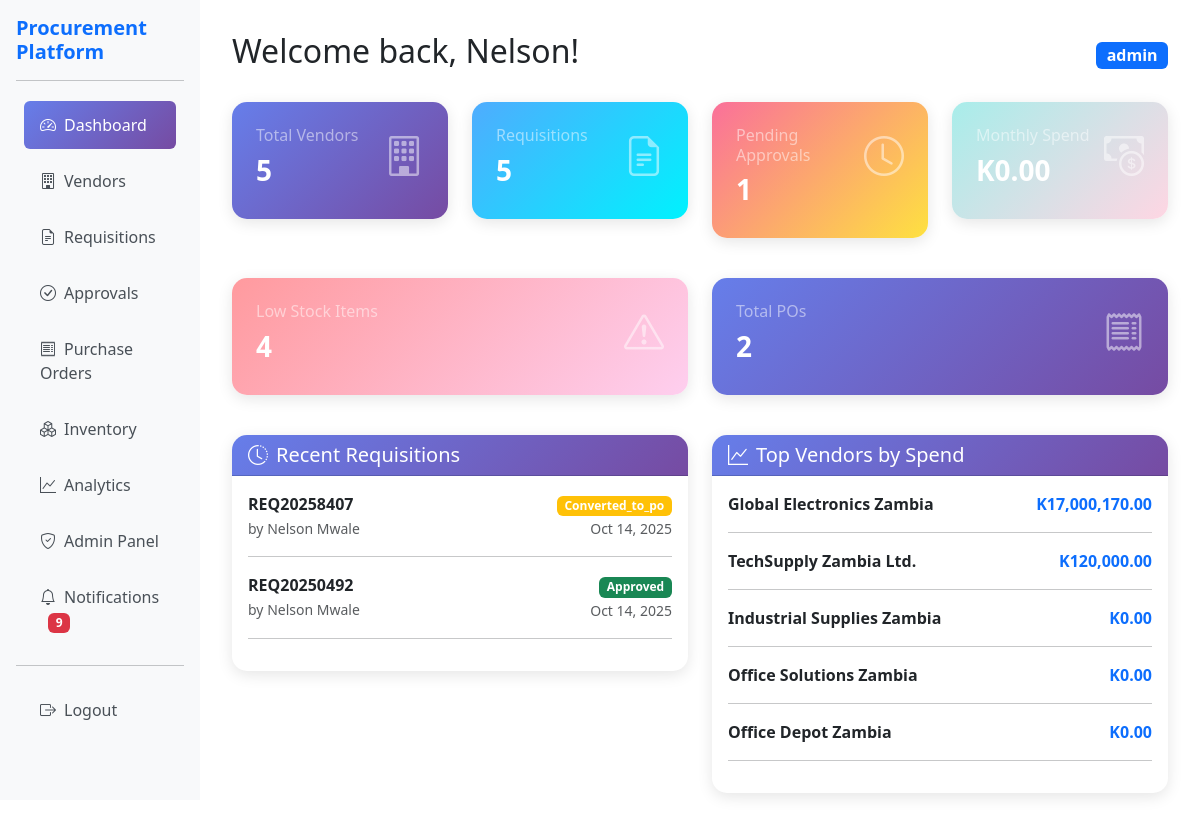
/dashboard.php (signed in), run on the app's committed database.
### tables this page shows
CREATE TABLE `purchase_requisitions` (
  `id` int(11) NOT NULL,
  `requisition_number` varchar(50) NOT NULL,
  `requested_by` int(11) NOT NULL,
  `department` varchar(100) DEFAULT NULL,
  `cost_center` varchar(50) DEFAULT NULL,
  `priority` enum('low','medium','high') DEFAULT 'medium',
  `justification` text DEFAULT NULL,
  `total_amount` decimal(12,2) DEFAULT 0.00,
  `status` enum('draft','submitted','approved','rejected','cancelled','converted_to_po') DEFAULT 'draft',
  `created_at` timestamp NOT NULL DEFAULT current_timestamp(),
  `updated_at` timestamp NOT NULL DEFAULT current_timestamp() ON UPDATE current_timestamp()
);

CREATE TABLE `users` (
  `id` int(11) NOT NULL,
  `username` varchar(50) NOT NULL,
  `email` varchar(100) NOT NULL,
  `password_hash` varchar(255) NOT NULL,
  `first_name` varchar(50) NOT NULL,
  `last_name` varchar(50) NOT NULL,
  `role_id` int(11) NOT NULL,
  `is_active` tinyint(1) DEFAULT 1,
  `created_at` timestamp NOT NULL DEFAULT current_timestamp(),
  `updated_at` timestamp NOT NULL DEFAULT current_timestamp() ON UPDATE current_timestamp()
);

### config/config.php (called while the page is built, shortened)
<?php
function isLoggedIn() {
    return isset($_SESSION['user_id']) && isset($_SESSION['username']);
}
function getCurrentUser() {
    return [
        'id' => $_SESSION['user_id'],
        'username' => $_SESSION['username'],
        'email' => $_SESSION['email'],
        'first_name' => $_SESSION['first_name'],
        'last_name' => $_SESSION['last_name'],
        'role_id' => $_SESSION['role_id'],
        'role_name' => $_SESSION['role_name']
    ];
}
function hasPermission($permission) {
    $user = getCurrentUser();
    if ($user['role_id'] == 1) {
        return true;
    }
    $permissions = $_SESSION['permissions'] ?? [];
    return isset($permissions[$permission]) && $permissions[$permission] === true;
}
function formatCurrency($amount) {
    return 'K' . number_format((float)$amount, 2);
}
function formatDate($date, $format = DATE_DISPLAY_FORMAT) {
    return date($format, strtotime($date));
}
?>

### includes/notifications.php (called while the page is built, shortened)
<?php
require_once __DIR__ . '/../config/config.php';
class NotificationSystem {
    private $db;
    public function __construct() {
        $this->db = new Database();
    }
    public function getUnreadCount($user_id) {
        try {
            $conn = $this->db->getConnection();
            $sql = "SELECT COUNT(*) FROM notifications WHERE user_id = ? AND is_read = 0";
            $stmt = $conn->prepare($sql);
            $stmt->execute([$user_id]);
            $count = $stmt->fetchColumn();
            return $count;
        } catch (Exception $e) {
            error_log("Get unread count error: " . $e->getMessage());
            return 0;
        }
    }
}
?>

### dashboard.php (the view, shortened to what this page needs)
<?php
require_once 'config/config.php';
require_once 'auth/auth.php';
require_once 'includes/notifications.php';
$user = getCurrentUser();
$db = new Database();
$conn = $db->getConnection();
$stats = [];
try {
    $stmt = $conn->prepare("SELECT COUNT(*) FROM vendors WHERE is_active = 1");
    $stmt->execute();
    $stats['total_vendors'] = $stmt->fetchColumn();
    $stmt = $conn->prepare("SELECT COUNT(*) FROM purchase_requisitions");
    $stmt->execute();
    $stats['total_requisitions'] = $stmt->fetchColumn();
    $stmt = $conn->prepare("SELECT COUNT(*) FROM approvals WHERE status = 'pending'");
    $stmt->execute();
    $stats['pending_approvals'] = $stmt->fetchColumn();
    $stmt = $conn->prepare("SELECT COUNT(*) FROM purchase_orders");
    $stmt->execute();
    $stats['total_pos'] = $stmt->fetchColumn();
    $stmt = $conn->prepare("SELECT COALESCE(SUM(total_amount), 0) FROM purchase_orders WHERE MONTH(created_at) = MONTH(CURRENT_DATE()) AND YEAR(created_at) = YEAR(CURRENT_DATE())");
    $stmt->execute();
    $stats['monthly_spend'] = $stmt->fetchColumn();
    $stmt = $conn->prepare("SELECT COUNT(*) FROM inventory_items WHERE current_stock <= reorder_point AND is_active = 1");
    $stmt->execute();
    $stats['low_stock_items'] = $stmt->fetchColumn();
    $notificationSystem = new NotificationSystem();
    $stats['unread_notifications'] = $notificationSystem->getUnreadCount($user['id']);
    $stmt = $conn->prepare("
        SELECT pr.*, u.first_name, u.last_name
        FROM purchase_requisitions pr
        JOIN users u ON pr.requested_by = u.id
        ORDER BY pr.created_at DESC
        LIMIT 5
    ");
    $stmt->execute();
    $recent_requisitions = $stmt->fetchAll();
    $stmt = $conn->prepare("
        SELECT v.name, COALESCE(SUM(po.total_amount), 0) as total_spend
        FROM vendors v
        LEFT JOIN purchase_orders po ON v.id = po.vendor_id
        WHERE v.is_active = 1
        GROUP BY v.id, v.name
        ORDER BY total_spend DESC
        LIMIT 5
    ");
    $stmt->execute();
    $top_vendors = $stmt->fetchAll();
} catch (Exception $e) {
    error_log("Dashboard error: " . $e->getMessage());
    $stats = [
        'total_vendors' => 0,
        'total_requisitions' => 0,
        'pending_approvals' => 0,
        'total_pos' => 0,
        'monthly_spend' => 0,
        'low_stock_items' => 0
    ];
    $recent_requisitions = [];
    $recent_approvals = [];
    $top_vendors = [];
}
?>
<!DOCTYPE html>
<html lang="en">
<head>
    <link href="https://cdn.jsdelivr.net/npm/bootstrap@5.3.0/dist/css/bootstrap.min.css" rel="stylesheet">
    <link href="https://cdn.jsdelivr.net/npm/bootstrap-icons@1.10.0/font/bootstrap-icons.css" rel="stylesheet">
    <link href="https://cdn.jsdelivr.net/npm/chart.js@4.4.0/dist/chart.min.css" rel="stylesheet">
</head>
<body>
    <div class="container-fluid">
        <div class="row">
            <div class="col-md-3 col-lg-2 sidebar">
                <div class="p-3">
                    <h5 class="text-primary fw-bold"><?php echo APP_NAME; ?></h5>
                    <hr>
                    <nav class="nav flex-column">
                        <a class="nav-link active" href="dashboard.php">
                            <i class="bi bi-speedometer2 me-2"></i>Dashboard
                        </a>
                        <?php if (hasPermission('manage_vendors')): ?>
                        <a class="nav-link" href="vendor.php">
                            <i class="bi bi-building me-2"></i>Vendors
                        </a>
                        <?php endif; ?>
                        <?php if (hasPermission('create_requisition')): ?>
                        <a class="nav-link" href="requisition.php">
                            <i class="bi bi-file-earmark-text me-2"></i>Requisitions
                        </a>
                        <?php endif; ?>
                        <?php if (hasPermission('approve_requisition')): ?>
                        <a class="nav-link" href="approval.php">
                            <i class="bi bi-check-circle me-2"></i>Approvals
                        </a>
                        <?php endif; ?>
                        <?php if (hasPermission('create_po')): ?>
                        <a class="nav-link" href="purchase_order.php">
                            <i class="bi bi-receipt me-2"></i>Purchase Orders
                        </a>
                        <?php endif; ?>
                        <?php if (hasPermission('view_inventory')): ?>
                        <a class="nav-link" href="inventory.php">
                            <i class="bi bi-boxes me-2"></i>Inventory
                        </a>
                        <?php endif; ?>
                        <?php if (hasPermission('view_analytics')): ?>
                        <a class="nav-link" href="analytics.php">
                            <i class="bi bi-graph-up me-2"></i>Analytics
                        </a>
                        <?php endif; ?>
                        <?php if (hasPermission('manage_users')): ?>
                        <a class="nav-link" href="admin_dashboard.php">
                            <i class="bi bi-shield-check me-2"></i>Admin Panel
                        </a>
                        <?php endif; ?>
                        <a class="nav-link" href="notification_center.php">
                            <i class="bi bi-bell me-2"></i>Notifications
                            <?php if ($stats['unread_notifications'] > 0): ?>
                                <span class="badge bg-danger ms-2"><?php echo $stats['unread_notifications']; ?></span>
                            <?php endif; ?>
                        </a>
                        <hr>
                        <a class="nav-link" href="logout.php">
                            <i class="bi bi-box-arrow-right me-2"></i>Logout
                        </a>
                    </nav>
                </div>
            </div>
            <div class="col-md-9 col-lg-10 main-content">
                <div class="d-flex justify-content-between align-items-center mb-4">
                    <h2>Welcome back, <?php echo htmlspecialchars($user['first_name']); ?>!</h2>
                    <span class="badge bg-primary fs-6"><?php echo htmlspecialchars($user['role_name']); ?></span>
                </div>
                <div class="row mb-4">
                    <div class="col-md-3">
                        <div class="stat-card">
                            <div class="d-flex justify-content-between">
                                <div>
                                    <h6 class="text-white-50">Total Vendors</h6>
                                    <h3 class="fw-bold"><?php echo number_format($stats['total_vendors']); ?></h3>
                                </div>
                                <i class="bi bi-building fs-1 opacity-50"></i>
                            </div>
                        </div>
                    </div>
                    <div class="col-md-3">
                        <div class="stat-card success">
                            <div class="d-flex justify-content-between">
                                <div>
                                    <h6 class="text-white-50">Requisitions</h6>
                                    <h3 class="fw-bold"><?php echo number_format($stats['total_requisitions']); ?></h3>
                                </div>
                                <i class="bi bi-file-earmark-text fs-1 opacity-50"></i>
                            </div>
                        </div>
                    </div>
                    <div class="col-md-3">
                        <div class="stat-card warning">
                            <div class="d-flex justify-content-between">
                                <div>
                                    <h6 class="text-white-50">Pending Approvals</h6>
                                    <h3 class="fw-bold"><?php echo number_format($stats['pending_approvals']); ?></h3>
                                </div>
                                <i class="bi bi-clock fs-1 opacity-50"></i>
                            </div>
                        </div>
                    </div>
                    <div class="col-md-3">
                        <div class="stat-card info">
                            <div class="d-flex justify-content-between">
                                <div>
                                    <h6 class="text-white-50">Monthly Spend</h6>
                                    <h3 class="fw-bold"><?php echo formatCurrency($stats['monthly_spend']); ?></h3>
                                </div>
                                <i class="bi bi-cash-coin fs-1 opacity-50"></i>
                            </div>
                        </div>
                    </div>
                </div>
                <div class="row mb-4">
                    <div class="col-md-6">
                        <div class="stat-card danger">
                            <div class="d-flex justify-content-between">
                                <div>
                                    <h6 class="text-white-50">Low Stock Items</h6>
                                    <h3 class="fw-bold"><?php echo number_format($stats['low_stock_items']); ?></h3>
                                </div>
                                <i class="bi bi-exclamation-triangle fs-1 opacity-50"></i>
                            </div>
                        </div>
                    </div>
                    <div class="col-md-6">
                        <div class="stat-card">
                            <div class="d-flex justify-content-between">
                                <div>
                                    <h6 class="text-white-50">Total POs</h6>
                                    <h3 class="fw-bold"><?php echo number_format($stats['total_pos']); ?></h3>
                                </div>
                                <i class="bi bi-receipt fs-1 opacity-50"></i>
                            </div>
                        </div>
                    </div>
                </div>
                <div class="row">
                    <div class="col-md-6">
                        <div class="card">
                            <div class="card-header">
                                <h5 class="mb-0"><i class="bi bi-clock-history me-2"></i>Recent Requisitions</h5>
                            </div>
                            <div class="card-body">
                                <?php if (empty($recent_requisitions)): ?>
                                    <p class="text-muted">No recent requisitions</p>
                                <?php else: ?>
                                    <?php foreach ($recent_requisitions as $req): ?>
                                        <div class="d-flex justify-content-between align-items-center mb-2">
                                            <div>
                                                <strong><?php echo htmlspecialchars($req['requisition_number']); ?></strong>
                                                <br>
                                                <small class="text-muted">by <?php echo htmlspecialchars($req['first_name'] . ' ' . $req['last_name']); ?></small>
                                            </div>
                                            <div class="text-end">
                                                <span class="badge bg-<?php echo $req['status'] == 'approved' ? 'success' : ($req['status'] == 'rejected' ? 'danger' : 'warning'); ?>">
                                                    <?php echo ucfirst($req['status']); ?>
                                                </span>
                                                <br>
                                                <small class="text-muted"><?php echo formatDate($req['created_at']); ?></small>
                                            </div>
                                        </div>
                                        <hr>
                                    <?php endforeach; ?>
                                <?php endif; ?>
                            </div>
                        </div>
                    </div>
                    <div class="col-md-6">
                        <div class="card">
                            <div class="card-header">
                                <h5 class="mb-0"><i class="bi bi-graph-up me-2"></i>Top Vendors by Spend</h5>
                            </div>
                            <div class="card-body">
                                <?php if (empty($top_vendors)): ?>
                                    <p class="text-muted">No vendor data available</p>
                                <?php else: ?>
                                    <?php foreach ($top_vendors as $vendor): ?>
                                        <div class="d-flex justify-content-between align-items-center mb-2">
                                            <div>
                                                <strong><?php echo htmlspecialchars($vendor['name']); ?></strong>
                                            </div>
                                            <div class="text-end">
                                                <span class="fw-bold text-primary"><?php echo formatCurrency($vendor['total_spend']); ?></span>
                                            </div>
                                        </div>
                                        <hr>
                                    <?php endforeach; ?>
                                <?php endif; ?>
                            </div>
                        </div>
                    </div>
                </div>
            </div>
        </div>
    </div>
</body>
</html>

### data on the page
purchase_requisitions: requisition_number "REQ20258407", requested_by.last_name "Nelson Mwale", status "Converted_to_po", created_at "Oct 14, 2025"
purchase_requisitions: requisition_number "REQ20250492", requested_by.last_name "Nelson Mwale", status "Approved", created_at "Oct 14, 2025"

### other printed values
APP_NAME "Procurement Platform"
$stats['unread_notifications'] "9"
$user['first_name'] "Nelson"
$user['role_name'] "admin"
$stats['total_vendors'] "5"
$stats['total_requisitions'] "5"
$stats['pending_approvals'] "1"
formatCurrency($stats['monthly_spend']) "K0.00"
$stats['low_stock_items'] "4"
$stats['total_pos'] "2"
$vendor['name'] "Global Electronics Zambia"
formatCurrency($vendor['total_spend']) "K17,000,170.00"
$vendor['name'] "TechSupply Zambia Ltd."
formatCurrency($vendor['total_spend']) "K120,000.00"
$vendor['name'] "Industrial Supplies Zambia"
